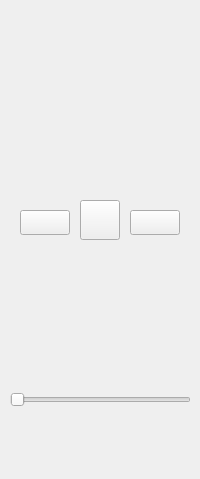
<?xml version="1.0" encoding="UTF-8"?>
<ui version="4.0">
 <class>Player</class>
 <widget class="QWidget" name="Player">
  <property name="geometry">
   <rect>
    <x>0</x>
    <y>0</y>
    <width>200</width>
    <height>479</height>
   </rect>
  </property>
  <property name="sizePolicy">
   <sizepolicy hsizetype="Fixed" vsizetype="Preferred">
    <horstretch>0</horstretch>
    <verstretch>0</verstretch>
   </sizepolicy>
  </property>
  <property name="minimumSize">
   <size>
    <width>200</width>
    <height>0</height>
   </size>
  </property>
  <property name="maximumSize">
   <size>
    <width>200</width>
    <height>16777215</height>
   </size>
  </property>
  <property name="windowTitle">
   <string>Form</string>
  </property>
  <widget class="QPushButton" name="buttonPlay">
   <property name="geometry">
    <rect>
     <x>80</x>
     <y>200</y>
     <width>40</width>
     <height>40</height>
    </rect>
   </property>
   <property name="text">
    <string/>
   </property>
  </widget>
  <widget class="QPushButton" name="buttonNext">
   <property name="geometry">
    <rect>
     <x>130</x>
     <y>210</y>
     <width>50</width>
     <height>25</height>
    </rect>
   </property>
   <property name="text">
    <string/>
   </property>
  </widget>
  <widget class="QPushButton" name="buttonPrevious">
   <property name="geometry">
    <rect>
     <x>20</x>
     <y>210</y>
     <width>50</width>
     <height>25</height>
    </rect>
   </property>
   <property name="text">
    <string/>
   </property>
  </widget>
  <widget class="QLabel" name="labelInfos">
   <property name="geometry">
    <rect>
     <x>10</x>
     <y>250</y>
     <width>181</width>
     <height>111</height>
    </rect>
   </property>
   <property name="text">
    <string/>
   </property>
   <property name="alignment">
    <set>Qt::AlignHCenter|Qt::AlignTop</set>
   </property>
   <property name="wordWrap">
    <bool>true</bool>
   </property>
  </widget>
  <widget class="QSlider" name="sliderTime">
   <property name="geometry">
    <rect>
     <x>10</x>
     <y>390</y>
     <width>181</width>
     <height>19</height>
    </rect>
   </property>
   <property name="maximum">
    <number>100</number>
   </property>
   <property name="orientation">
    <enum>Qt::Horizontal</enum>
   </property>
  </widget>
  <widget class="QLabel" name="labelTimePast">
   <property name="geometry">
    <rect>
     <x>10</x>
     <y>370</y>
     <width>46</width>
     <height>13</height>
    </rect>
   </property>
   <property name="text">
    <string/>
   </property>
  </widget>
  <widget class="QLabel" name="labelTimeTotal">
   <property name="geometry">
    <rect>
     <x>140</x>
     <y>370</y>
     <width>46</width>
     <height>13</height>
    </rect>
   </property>
   <property name="text">
    <string/>
   </property>
   <property name="alignment">
    <set>Qt::AlignRight|Qt::AlignTrailing|Qt::AlignVCenter</set>
   </property>
  </widget>
  <widget class="QLabel" name="labelAlbumCover">
   <property name="geometry">
    <rect>
     <x>10</x>
     <y>10</y>
     <width>181</width>
     <height>181</height>
    </rect>
   </property>
   <property name="text">
    <string/>
   </property>
  </widget>
 </widget>
 <resources/>
 <connections/>
</ui>
